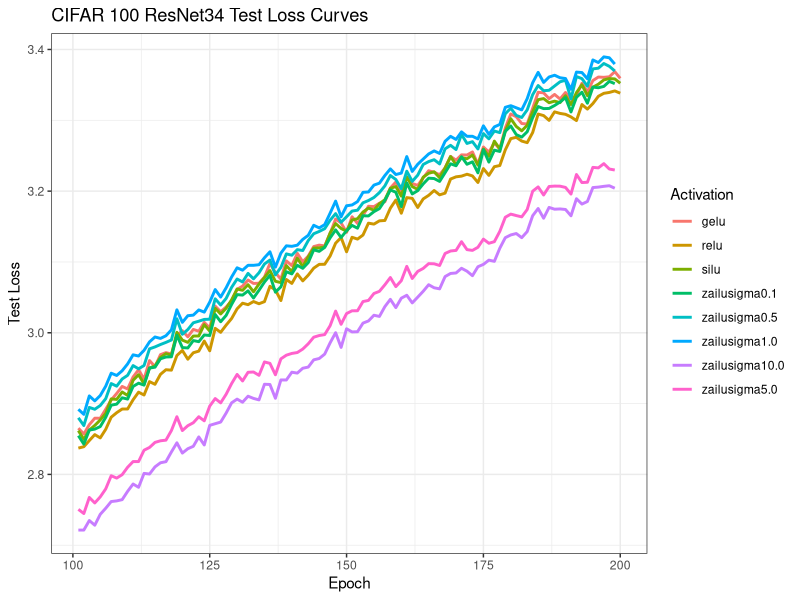

Source code (R):
library(ggplot2)
library(tidyverse)
library(zoo)

setwd("~/Developer/ZiLU-Activation/Output/csv/LR-ResNet34")

# ZaiLU data
cifar10_test = read.csv("CIFAR10_activations_test_loss.csv")
cifar10_train = read.csv("CIFAR10_activations_train_loss.csv")

cifar100_test = read.csv("CIFAR100_activations_test_loss.csv")
cifar100_train = read.csv("CIFAR100_activations_train_loss.csv")


## cifar_100_test_loss.png code
# cifar_100_test <- cifar100_test %>%
#     pivot_longer(
#         cols = -epoch,
#         names_to = c("activation", "lr"),
#         values_to = "loss",
#         names_pattern = "^(.+?)\\.lr(.+?)\\.test$"
#     ) %>%
#     filter(
#         activation %in% c("relu", "silu", "gelu", "zailuapproxsigma1.0", "zailusigma1.0")
#     )

# print(head(cifar_100_test))
# print(unique(cifar_100_test$activation))


# p1 = ggplot(cifar_100_test, aes(x = epoch, y = loss, color = activation)) +
#     geom_line(linewidth = 1) +
#     facet_wrap(~lr, ncol = 2, scales = "free_y") +
#     labs(
#         title = "CIFAR 100 ResNet34 Test Loss Curves",
#         x = "Epoch",
#         y = "Test Loss",
#         color = "Activation"
#     ) +
#     theme_bw() +
#     theme(legend.position = "right")

# ggsave(
#     filename = "cifar_100_test_loss.png",
#     plot = p1,
#     width = 8, # Width in inches
#     height = 6, # Height in inches
#     units = "in", # Units ("in", "cm", "mm")
#     dpi = 300, # Resolution (300 is standard for print)
#     bg = "white" # Background color (prevents transparent backgrounds)
# )


# Doing LR = 1e-4
cifar_100_test <- cifar100_test %>%
    pivot_longer(
        cols = -epoch,
        names_to = c("activation", "lr"),
        values_to = "loss",
        names_pattern = "^(.+?)\\.lr(.+?)\\.test$"
    ) %>%
    filter(
        activation %in% c("relu", "silu", "gelu", "zailusigma0.1", "zailusigma0.5", "zailusigma1.0", "zailusigma5.0", "zailusigma10.0"),
        lr == "1e.4"
    ) %>%
    mutate(
        loss = rollmean(loss, k = 10, fill = NA)
    ) %>%
    filter (
        epoch > 100
    )

print(head(cifar_100_test))
print(unique(cifar_100_test$activation))


p1 <- ggplot(cifar_100_test, aes(x = epoch, y = loss, color = activation)) +
    geom_line(linewidth = 1) +
    labs(
        title = "CIFAR 100 ResNet34 Test Loss Curves",
        x = "Epoch",
        y = "Test Loss",
        color = "Activation"
    ) +
    theme_bw() +
    theme(legend.position = "right")

ggsave(
    filename = "cifar_100_lr1e-4_test_loss.png",
    plot = p1,
    width = 8, # Width in inches
    height = 10, # Height in inches
    units = "in", # Units ("in", "cm", "mm")
    dpi = 300, # Resolution (300 is standard for print)
    bg = "white" # Background color (prevents transparent backgrounds)
)


